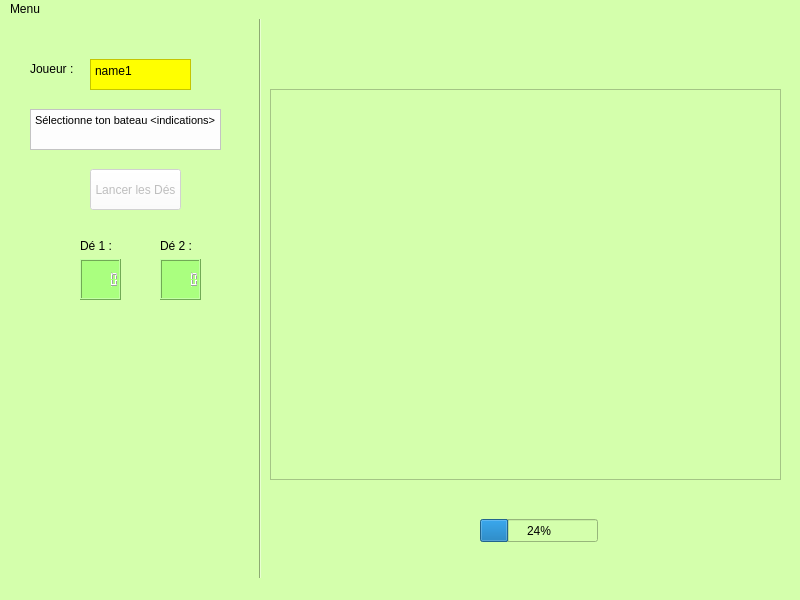
<?xml version="1.0" encoding="UTF-8"?>
<ui version="4.0">
 <class>MainWindow</class>
 <widget class="QMainWindow" name="MainWindow">
  <property name="geometry">
   <rect>
    <x>0</x>
    <y>0</y>
    <width>800</width>
    <height>600</height>
   </rect>
  </property>
  <property name="font">
   <font>
    <pointsize>9</pointsize>
   </font>
  </property>
  <property name="windowTitle">
   <string>MainWindow</string>
  </property>
  <property name="styleSheet">
   <string notr="true">background-color: rgb(212, 255, 172);</string>
  </property>
  <widget class="QWidget" name="centralwidget">
   <widget class="QPushButton" name="pushButton">
    <property name="enabled">
     <bool>false</bool>
    </property>
    <property name="geometry">
     <rect>
      <x>90</x>
      <y>150</y>
      <width>91</width>
      <height>41</height>
     </rect>
    </property>
    <property name="styleSheet">
     <string notr="true">background-color: rgb(255, 255, 255);</string>
    </property>
    <property name="text">
     <string>Lancer les Dés</string>
    </property>
    <property name="default">
     <bool>false</bool>
    </property>
   </widget>
   <widget class="QLabel" name="label">
    <property name="geometry">
     <rect>
      <x>30</x>
      <y>40</y>
      <width>46</width>
      <height>20</height>
     </rect>
    </property>
    <property name="text">
     <string>Joueur :</string>
    </property>
   </widget>
   <widget class="QTextBrowser" name="textBrowser">
    <property name="geometry">
     <rect>
      <x>90</x>
      <y>40</y>
      <width>101</width>
      <height>31</height>
     </rect>
    </property>
    <property name="styleSheet">
     <string notr="true">background-color: rgb(255, 255, 0);</string>
    </property>
    <property name="html">
     <string>&lt;!DOCTYPE HTML PUBLIC &quot;-//W3C//DTD HTML 4.0//EN&quot; &quot;http://www.w3.org/TR/REC-html40/strict.dtd&quot;&gt;
&lt;html&gt;&lt;head&gt;&lt;meta name=&quot;qrichtext&quot; content=&quot;1&quot; /&gt;&lt;style type=&quot;text/css&quot;&gt;
p, li { white-space: pre-wrap; }
&lt;/style&gt;&lt;/head&gt;&lt;body style=&quot; font-family:'MS Shell Dlg 2'; font-size:8.25pt; font-weight:400; font-style:normal;&quot;&gt;
&lt;p style=&quot; margin-top:0px; margin-bottom:0px; margin-left:0px; margin-right:0px; -qt-block-indent:0; text-indent:0px;&quot;&gt;&lt;span style=&quot; font-size:9pt;&quot;&gt;name1&lt;/span&gt;&lt;/p&gt;&lt;/body&gt;&lt;/html&gt;</string>
    </property>
   </widget>
   <widget class="QLabel" name="label_3">
    <property name="geometry">
     <rect>
      <x>30</x>
      <y>140</y>
      <width>46</width>
      <height>13</height>
     </rect>
    </property>
    <property name="text">
     <string/>
    </property>
   </widget>
   <widget class="QTextBrowser" name="textBrowser_3">
    <property name="geometry">
     <rect>
      <x>30</x>
      <y>90</y>
      <width>191</width>
      <height>41</height>
     </rect>
    </property>
    <property name="font">
     <font>
      <pointsize>10</pointsize>
     </font>
    </property>
    <property name="styleSheet">
     <string notr="true">background-color: rgb(253, 253, 253);</string>
    </property>
    <property name="html">
     <string>&lt;!DOCTYPE HTML PUBLIC &quot;-//W3C//DTD HTML 4.0//EN&quot; &quot;http://www.w3.org/TR/REC-html40/strict.dtd&quot;&gt;
&lt;html&gt;&lt;head&gt;&lt;meta name=&quot;qrichtext&quot; content=&quot;1&quot; /&gt;&lt;style type=&quot;text/css&quot;&gt;
p, li { white-space: pre-wrap; }
&lt;/style&gt;&lt;/head&gt;&lt;body style=&quot; font-family:'MS Shell Dlg 2'; font-size:10pt; font-weight:400; font-style:normal;&quot;&gt;
&lt;p style=&quot; margin-top:0px; margin-bottom:0px; margin-left:0px; margin-right:0px; -qt-block-indent:0; text-indent:0px;&quot;&gt;&lt;span style=&quot; font-size:8pt;&quot;&gt;Sélectionne ton bateau &amp;lt;indications&amp;gt;&lt;/span&gt;&lt;/p&gt;
&lt;p style=&quot;-qt-paragraph-type:empty; margin-top:0px; margin-bottom:0px; margin-left:0px; margin-right:0px; -qt-block-indent:0; text-indent:0px; font-size:8pt;&quot;&gt;&lt;/p&gt;&lt;/body&gt;&lt;/html&gt;</string>
    </property>
   </widget>
   <widget class="Line" name="line">
    <property name="geometry">
     <rect>
      <x>250</x>
      <y>-20</y>
      <width>20</width>
      <height>581</height>
     </rect>
    </property>
    <property name="orientation">
     <enum>Qt::Vertical</enum>
    </property>
   </widget>
   <widget class="QLCDNumber" name="De1">
    <property name="geometry">
     <rect>
      <x>80</x>
      <y>240</y>
      <width>41</width>
      <height>41</height>
     </rect>
    </property>
    <property name="minimumSize">
     <size>
      <width>41</width>
      <height>0</height>
     </size>
    </property>
    <property name="font">
     <font>
      <family>MS Shell Dlg 2</family>
      <pointsize>16</pointsize>
      <weight>50</weight>
      <italic>false</italic>
      <bold>false</bold>
     </font>
    </property>
    <property name="styleSheet">
     <string notr="true">font: 16pt &quot;MS Shell Dlg 2&quot;;
background-color: rgb(170, 255, 127);</string>
    </property>
   </widget>
   <widget class="QLCDNumber" name="De2">
    <property name="geometry">
     <rect>
      <x>160</x>
      <y>240</y>
      <width>41</width>
      <height>41</height>
     </rect>
    </property>
    <property name="styleSheet">
     <string notr="true">font: 16pt &quot;MS Shell Dlg 2&quot;;
background-color: rgb(255, 255, 127);
background-color: rgb(170, 255, 127);</string>
    </property>
   </widget>
   <widget class="QLabel" name="label_4">
    <property name="geometry">
     <rect>
      <x>80</x>
      <y>220</y>
      <width>46</width>
      <height>13</height>
     </rect>
    </property>
    <property name="text">
     <string>Dé 1 :</string>
    </property>
   </widget>
   <widget class="QLabel" name="label_5">
    <property name="geometry">
     <rect>
      <x>160</x>
      <y>220</y>
      <width>46</width>
      <height>13</height>
     </rect>
    </property>
    <property name="text">
     <string>Dé 2 :</string>
    </property>
   </widget>
   <widget class="QGraphicsView" name="graphicsView">
    <property name="geometry">
     <rect>
      <x>270</x>
      <y>70</y>
      <width>511</width>
      <height>391</height>
     </rect>
    </property>
   </widget>
   <widget class="QProgressBar" name="progressBar">
    <property name="geometry">
     <rect>
      <x>480</x>
      <y>500</y>
      <width>118</width>
      <height>23</height>
     </rect>
    </property>
    <property name="value">
     <number>24</number>
    </property>
   </widget>
  </widget>
  <widget class="QMenuBar" name="menubar">
   <property name="geometry">
    <rect>
     <x>0</x>
     <y>0</y>
     <width>800</width>
     <height>21</height>
    </rect>
   </property>
   <widget class="QMenu" name="menuMenu">
    <property name="title">
     <string>Menu</string>
    </property>
    <addaction name="actionLancer_la_partie"/>
   </widget>
   <addaction name="menuMenu"/>
  </widget>
  <widget class="QStatusBar" name="statusbar"/>
  <action name="actionLancer_la_partie">
   <property name="text">
    <string>Lancer la partie</string>
   </property>
  </action>
 </widget>
 <resources/>
 <connections/>
</ui>
